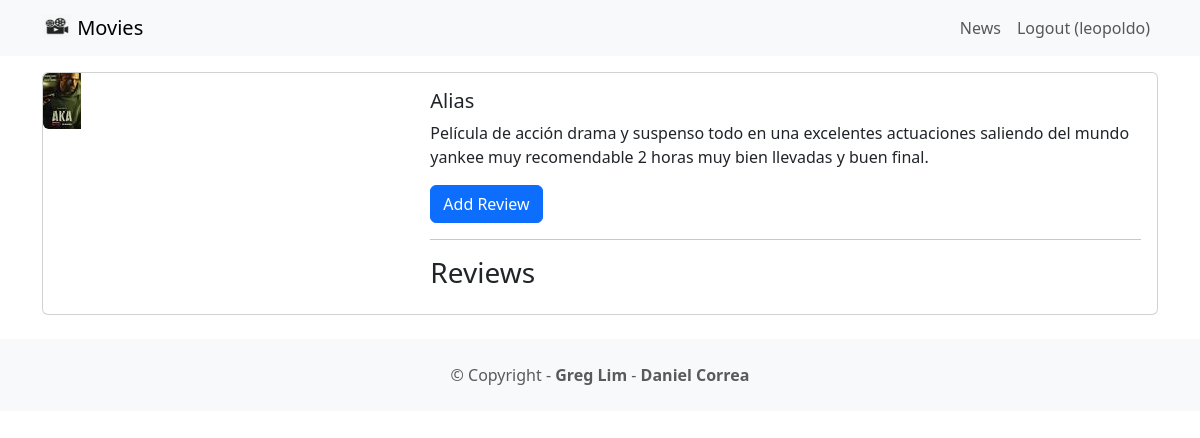
The app's page /movie/1 (signed in) with its own data.
### movie/models.py (models this page shows)
class Movie(models.Model):
    title = models.CharField(max_length=100)
    description = models.CharField(max_length=250)
    image = models.ImageField(upload_to='movie/images/')
    url = models.URLField(blank=True)

### movie/views.py (the view)
# urls.py: path('<int:movie_id>', views.detail, name='detail'),
def detail(request, movie_id):
    movie = get_object_or_404(Movie, pk=movie_id)
    reviews = Review.objects.filter(movie = movie)
    return render(request, 'detail.html', {'movie':movie, 'reviews':reviews})

### movie/templates/detail.html (shortened to what this page needs)
{% extends 'base.html' %}
{% block content %}
  <div class='card mb-3'>
    <div class='row g-0'>
      <div class='col-md-4'>
        <img src="{{ movie.image.url }}" class='img-fluid rounded-start' alt=''>
      </div>
      <div class='col-md-8'>
        <div class='card-body'>
          <h5 class='card-title'>{{ movie.title }}</h5>
          <p class='card-text'>{{ movie.description }}</p>
          <p class='card-text'>
            {% if user.is_authenticated %}
              <a href="{% url 'createreview' movie.id %}" class='btn btn-primary'>Add Review</a>
            {% endif %}
          </p>
          <hr />
          <h3>Reviews</h3>
        </div>
      </div>
    </div>
  </div>
{% endblock content %}

### p1/templates/base.html (shortened to what this page needs)
<!DOCTYPE html>
<html>
  <head>
    <link href="https://cdn.jsdelivr.net/npm/bootstrap@5.3.1/dist/css/bootstrap.min.css"
      rel="stylesheet">
  </head>
  <body>
    <nav class='navbar navbar-expand-lg navbar-light bg-light mb-3'>
      <div class='container'>
        <a class='navbar-brand' href="{% url 'home' %}">
          {% load static %}
          <img src="{% static 'images/movie.png' %}" alt='' width='30' height='24'
            class='d-inline-block align-text-top' />
          Movies
        </a>
        <div class='collapse navbar-collapse' id='navbarNavAltMarkup'>
          <div class='navbar-nav ms-auto'>
            <a class='nav-link' href="{% url 'news' %}">News</a>
            {% if user.is_authenticated %}
              <a class='nav-link' href="{% url 'logoutaccount' %}">Logout ({{ user.username }})</a>
            {% else %}
              <a class='nav-link' href="{% url 'loginaccount' %}">Login</a>
              <a class='nav-link' href="{% url 'signupaccount' %}">Sign Up</a>
            {% endif %}
          </div>
        </div>
      </div>
    </nav>
    <div class='container'>
      {% block content %}
      {% endblock content %}
    </div>
    <footer class='text-center text-lg-start bg-light text-muted mt-4'>
      <div class='text-center p-4'>
        © Copyright -
        <a class='text-reset fw-bold text-decoration-none'
          target='_blank' href='https://twitter.com/greglim81'>
          Greg Lim
        </a> -
        <a class='text-reset fw-bold text-decoration-none'
          target='_blank' href='https://twitter.com/danielgarax'>
          Daniel Correa
        </a>
      </div>
    </footer>
  </body>
</html>

### records on screen
Movie: image (picture), title "Alias", description "Película de acción drama y suspenso todo en una excelentes actuaciones saliendo del mundo yankee muy recomendable 2 horas muy bien llevadas y buen final."

### other values on screen
{{ user.username }} "leopoldo"
